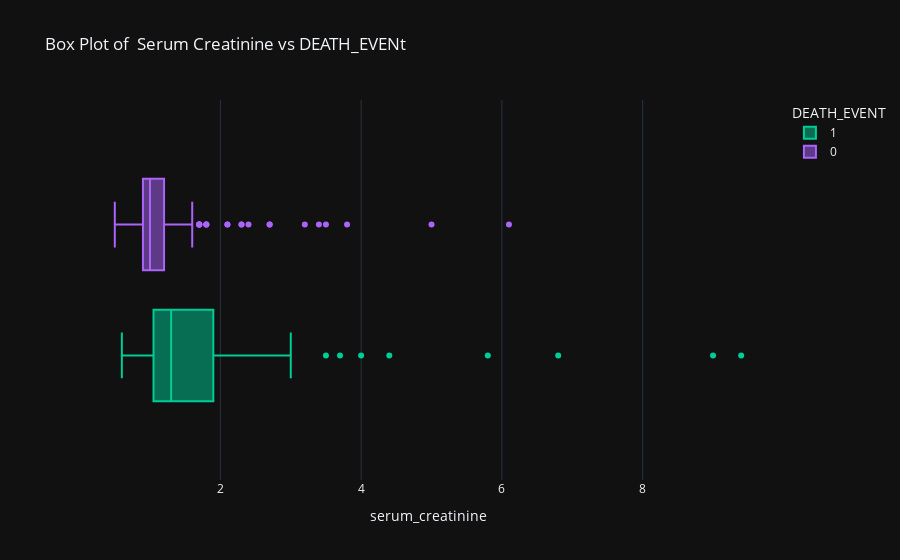

The cell this chart's notebook holds for it:
### Code cell
fig = px.box(df, x="serum_creatinine", color="DEATH_EVENT", hover_data=df.columns,
                   title ="Box Plot of  Serum Creatinine vs DEATH_EVENt", 
                   template="plotly_dark",
                   color_discrete_map={"0": "RebeccaPurple", "1": "MediumPurple"},
                  )
fig.show()

### Figure 1 — Plotly figure (JSON) as saved in the notebook; plotly's stock layout.template omitted (floating-point values rounded to 4 significant figures; data arrays with more than 128 entries replaced by an {"elided": "..."} marker saying what was removed)
{"data": [{"alignmentgroup": "True", "customdata": {"elided": "96x12 float values"}, "hovertemplate": "DEATH_EVENT=%{customdata[11]}<br>serum_creatinine=%{x}<br>age=%{customdata[0]}<br>anaemia=%{customdata[1]}<br>creatinine_phosphokinase=%{customdata[2]}<br>diabetes=%{customdata[3]}<br>ejection_fraction=%{customdata[4]}<br>high_blood_pressure=%{customdata[5]}<br>platelets=%{customdata[6]}<br>serum_sodium=%{customdata[7]}<br>sex=%{customdata[8]}<br>smoking=%{customdata[9]}<br>time=%{customdata[10]}<extra></extra>", "legendgroup": "1", "marker": {"color": "#00cc96"}, "name": "1", "notched": false, "offsetgroup": "1", "orientation": "h", "showlegend": true, "type": "box", "x": [1.9, 1.1, 1.3, 1.9, 2.7, 2.1, 1.2, 1.1, 1.5, 9.4, 4, 0.9, 1.1, 1.1, 1.3, 0.9, 0.8, 1, 1.9, 1.6, 0.9, 1.83, 1.9, 1, 1.3, 5.8, 1.2, 1.83, 3, 1, 1, 3.5, 1, 1, 3, 1.83, 1.2, 1.2, 1.1, 1.9, 0.9, 0.6, 4.4, 1, 1, 1.4, 6.8, 1, 2.2, 2, 1.1, 1.3, 1, 2.3, 1, 2.9, 1.3, 1, 1.2, 1.83, 1, 1.2, 0.7, 2.5, 1, 1.7, 1.7, 1.2, 1.3, 1.83, 3.7, 2.1, 1.1, 1.7, 1.83, 2.5, 0.9, 1.1, 1.3, 2.4, 1, 1.2, 2.5, 1.2, 1.5, 0.6, 2.1, 1.6, 1.8, 1.6, 9, 1.83, 1.7, 1.1, 1.4, 1.83], "x0": " ", "xaxis": "x", "y0": " ", "yaxis": "y"}, {"alignmentgroup": "True", "customdata": {"elided": "203x12 float values"}, "hovertemplate": "DEATH_EVENT=%{customdata[11]}<br>serum_creatinine=%{x}<br>age=%{customdata[0]}<br>anaemia=%{customdata[1]}<br>creatinine_phosphokinase=%{customdata[2]}<br>diabetes=%{customdata[3]}<br>ejection_fraction=%{customdata[4]}<br>high_blood_pressure=%{customdata[5]}<br>platelets=%{customdata[6]}<br>serum_sodium=%{customdata[7]}<br>sex=%{customdata[8]}<br>smoking=%{customdata[9]}<br>time=%{customdata[10]}<extra></extra>", "legendgroup": "0", "marker": {"color": "#ab63fa"}, "name": "0", "notched": false, "offsetgroup": "0", "orientation": "h", "showlegend": true, "type": "box", "x": {"elided": "203 float values"}, "x0": " ", "xaxis": "x", "y0": " ", "yaxis": "y"}], "layout": {"boxmode": "group", "legend": {"title": {"text": "DEATH_EVENT"}, "tracegroupgap": 0}, "title": {"text": "Box Plot of  Serum Creatinine vs DEATH_EVENt"}, "xaxis": {"anchor": "y", "domain": [0, 1], "title": {"text": "serum_creatinine"}}, "yaxis": {"anchor": "x", "domain": [0, 1]}}}
